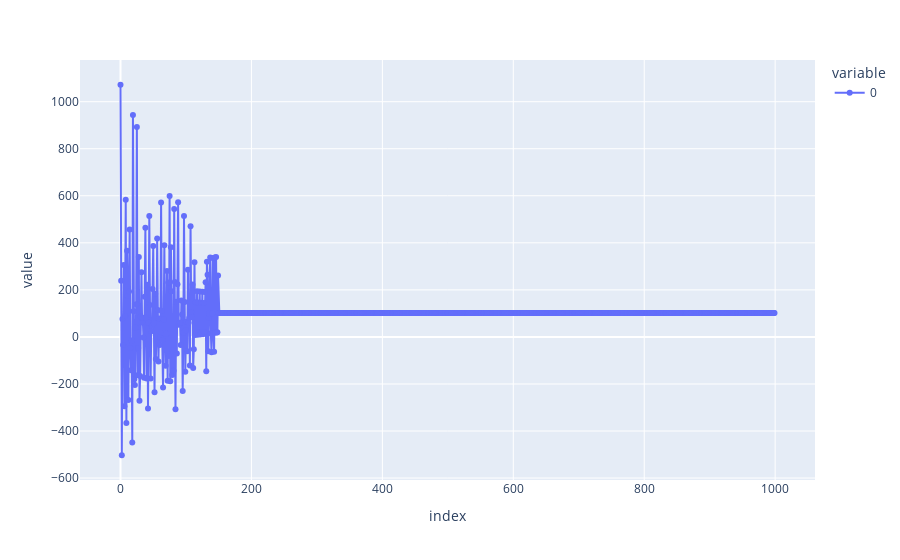

Here is the notebook cell this chart was saved with:
### Code cell
px.line(np.diff(s), markers='.')

### Figure 1 — Plotly figure (JSON) as saved in the notebook; plotly's stock layout.template omitted (floating-point values rounded to 4 significant figures; data arrays with more than 128 entries replaced by an {"elided": "..."} marker saying what was removed)
{"data": [{"hovertemplate": "variable=0<br>index=%{x}<br>value=%{y}<extra></extra>", "legendgroup": "0", "line": {"color": "#636efa", "dash": "solid"}, "marker": {"symbol": "circle"}, "mode": "lines+markers", "name": "0", "orientation": "v", "showlegend": true, "type": "scatter", "x": {"elided": "1000 int values"}, "xaxis": "x", "y": {"elided": "1000 int values"}, "yaxis": "y"}], "layout": {"legend": {"title": {"text": "variable"}, "tracegroupgap": 0}, "margin": {"t": 60}, "xaxis": {"anchor": "y", "domain": [0, 1], "title": {"text": "index"}}, "yaxis": {"anchor": "x", "domain": [0, 1], "title": {"text": "value"}}}}
